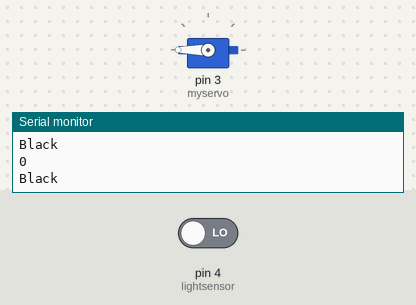
Simulated run of this sketch. Board: Arduino Uno, built with avr-gcc and run on an emulated ATmega328P. Shown: servo, the last lines printed to the serial monitor. The inputs (shaded band) are chosen by the test bench; at power-on: pin 4 (lightsensor) LOW.

Above: at 1.2 s.
1.3 s: pin 4 (lightsensor) driven HIGH
At 1.6 s:
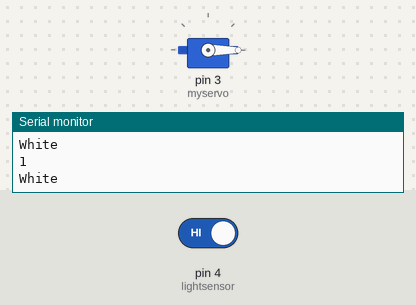
2.8 s: pin 4 (lightsensor) driven LOW
At 3.9 s:
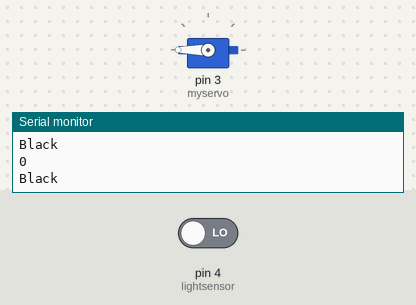
Timing chart, 0 to 5.8 s (numbered marks = the images above; inputs shaded):
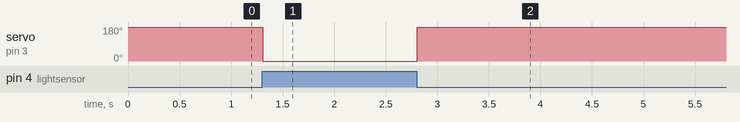

The sketch:

2_Light_Servo_Control.ino
```cpp
#include <Servo.h>

int lightsensor = 4;
int lightval = 0;

Servo myservo;

void setup() {
  // put your setup code here, to run once:
pinMode(lightsensor, INPUT);
myservo.attach(3);

myservo.write(90);

Serial.begin(9600);
}

void loop() {
  // put your main code here, to run repeatedly:
lightval = digitalRead(lightsensor);
Serial.println(lightval);
if (lightval == 1){
  myservo.write(0);
  Serial.println("White");
  }
else {
  myservo.write(180);
  Serial.println("Black");
  }

}
```

Measured:
- after the input at 1.3 s, servo on pin 3 (myservo): 180° → 0° at once
- after the input at 2.8 s, servo on pin 3 (myservo): 0° → 180° at once
